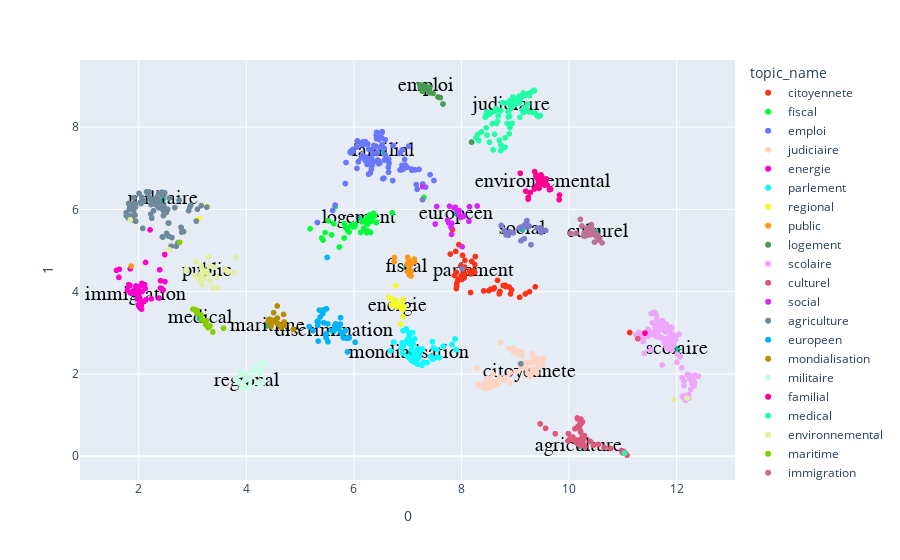

The notebook cell this image was saved under:
### Code cell
fig = px.scatter(umap_embed,x=0,y=1,color='topic_name',hover_data=['topic'],
                 color_discrete_sequence=px.colors.qualitative.Light24
                )

fig.add_traces(go.Scatter(
            x=topic_embed[:,0], y=topic_embed[:,1],
            text=model.topic_words[:,0],
            mode="markers+text",
            textfont=dict(
            family="sans serif",
            size=20,
            color="Black"))
               
                  )
